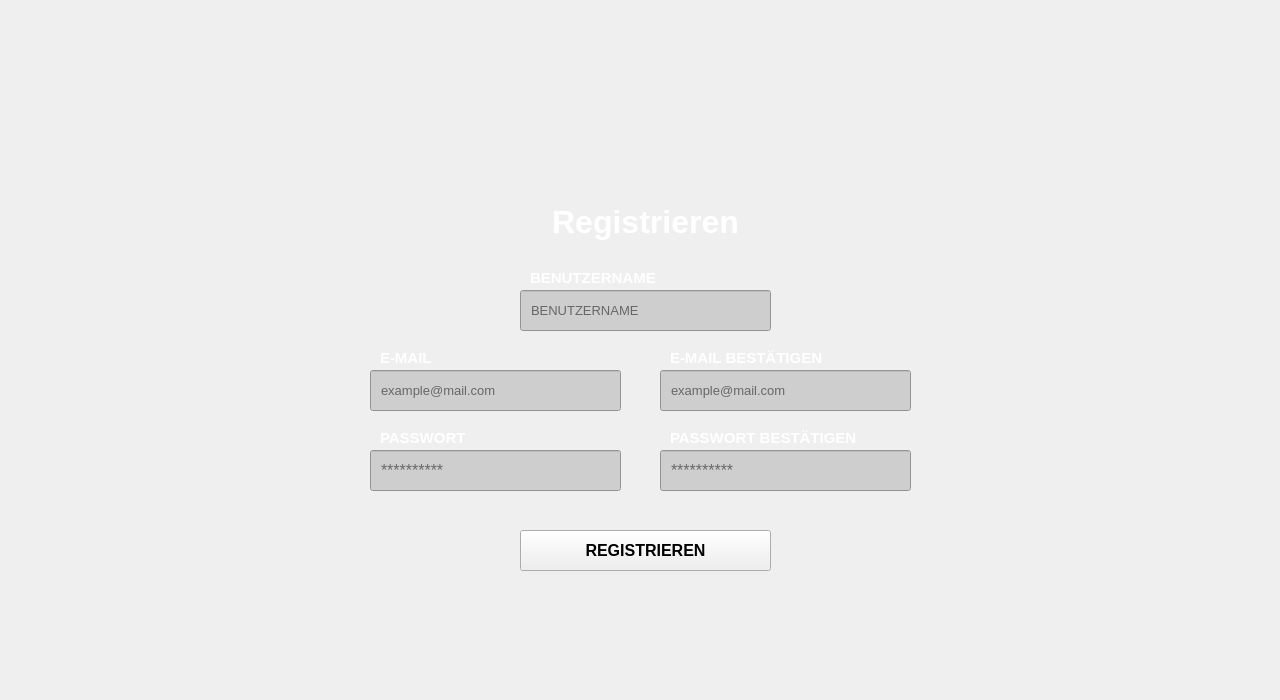
<?xml version="1.0" encoding="UTF-8"?>
<ui version="4.0">
 <class>Registration</class>
 <widget class="QWidget" name="Registration">
  <property name="geometry">
   <rect>
    <x>0</x>
    <y>0</y>
    <width>1280</width>
    <height>700</height>
   </rect>
  </property>
  <property name="windowTitle">
   <string>Form</string>
  </property>
  <widget class="QLabel" name="register_password_label">
   <property name="geometry">
    <rect>
     <x>380</x>
     <y>430</y>
     <width>241</width>
     <height>16</height>
    </rect>
   </property>
   <property name="font">
    <font>
     <pointsize>11</pointsize>
     <bold>true</bold>
    </font>
   </property>
   <property name="styleSheet">
    <string notr="true">color: rgb(255, 255, 255);</string>
   </property>
   <property name="text">
    <string>PASSWORT</string>
   </property>
  </widget>
  <widget class="QLabel" name="register_name_label">
   <property name="geometry">
    <rect>
     <x>530</x>
     <y>270</y>
     <width>241</width>
     <height>16</height>
    </rect>
   </property>
   <property name="font">
    <font>
     <pointsize>11</pointsize>
     <bold>true</bold>
    </font>
   </property>
   <property name="styleSheet">
    <string notr="true">color: rgb(255, 255, 255);</string>
   </property>
   <property name="text">
    <string>BENUTZERNAME</string>
   </property>
  </widget>
  <widget class="QLabel" name="register_email_confirm_label">
   <property name="geometry">
    <rect>
     <x>670</x>
     <y>350</y>
     <width>241</width>
     <height>16</height>
    </rect>
   </property>
   <property name="font">
    <font>
     <pointsize>11</pointsize>
     <bold>true</bold>
    </font>
   </property>
   <property name="styleSheet">
    <string notr="true">color: rgb(255, 255, 255);</string>
   </property>
   <property name="text">
    <string>E-MAIL BESTÄTIGEN</string>
   </property>
  </widget>
  <widget class="QLabel" name="label_2">
   <property name="geometry">
    <rect>
     <x>445</x>
     <y>110</y>
     <width>401</width>
     <height>95</height>
    </rect>
   </property>
   <property name="text">
    <string/>
   </property>
   <property name="pixmap">
    <pixmap resource="resources.qrc">:/logo/img/logo.png</pixmap>
   </property>
  </widget>
  <widget class="QLineEdit" name="register_name">
   <property name="geometry">
    <rect>
     <x>520</x>
     <y>290</y>
     <width>251</width>
     <height>41</height>
    </rect>
   </property>
   <property name="font">
    <font>
     <pointsize>10</pointsize>
    </font>
   </property>
   <property name="toolTip">
    <string>Deine E-Mailadresse</string>
   </property>
   <property name="styleSheet">
    <string notr="true">padding-left: 8px;
background-color: rgb(206, 206, 206);</string>
   </property>
   <property name="text">
    <string/>
   </property>
   <property name="placeholderText">
    <string>BENUTZERNAME</string>
   </property>
  </widget>
  <widget class="QLabel" name="register_email_label">
   <property name="geometry">
    <rect>
     <x>380</x>
     <y>350</y>
     <width>241</width>
     <height>16</height>
    </rect>
   </property>
   <property name="font">
    <font>
     <pointsize>11</pointsize>
     <bold>true</bold>
    </font>
   </property>
   <property name="styleSheet">
    <string notr="true">color: rgb(255, 255, 255);</string>
   </property>
   <property name="text">
    <string>E-MAIL</string>
   </property>
  </widget>
  <widget class="QLabel" name="register_subtitle">
   <property name="geometry">
    <rect>
     <x>360</x>
     <y>196</y>
     <width>571</width>
     <height>51</height>
    </rect>
   </property>
   <property name="font">
    <font>
     <pointsize>24</pointsize>
     <bold>true</bold>
    </font>
   </property>
   <property name="styleSheet">
    <string notr="true">background-color: transparent;
color: rgb(255, 255, 255);</string>
   </property>
   <property name="text">
    <string>Registrieren</string>
   </property>
   <property name="alignment">
    <set>Qt::AlignmentFlag::AlignCenter</set>
   </property>
  </widget>
  <widget class="QLineEdit" name="register_password">
   <property name="geometry">
    <rect>
     <x>370</x>
     <y>450</y>
     <width>251</width>
     <height>41</height>
    </rect>
   </property>
   <property name="font">
    <font>
     <pointsize>12</pointsize>
    </font>
   </property>
   <property name="toolTip">
    <string>Dein persönliches Passwort</string>
   </property>
   <property name="styleSheet">
    <string notr="true">padding-left: 8px;
background-color: rgb(206, 206, 206);</string>
   </property>
   <property name="text">
    <string/>
   </property>
   <property name="echoMode">
    <enum>QLineEdit::EchoMode::PasswordEchoOnEdit</enum>
   </property>
   <property name="placeholderText">
    <string>**********</string>
   </property>
  </widget>
  <widget class="QPushButton" name="register_pB_register">
   <property name="geometry">
    <rect>
     <x>520</x>
     <y>530</y>
     <width>251</width>
     <height>41</height>
    </rect>
   </property>
   <property name="font">
    <font>
     <pointsize>12</pointsize>
     <bold>true</bold>
    </font>
   </property>
   <property name="text">
    <string>REGISTRIEREN</string>
   </property>
  </widget>
  <widget class="QLabel" name="register_password_confirm_label">
   <property name="geometry">
    <rect>
     <x>670</x>
     <y>430</y>
     <width>241</width>
     <height>16</height>
    </rect>
   </property>
   <property name="font">
    <font>
     <pointsize>11</pointsize>
     <bold>true</bold>
    </font>
   </property>
   <property name="styleSheet">
    <string notr="true">color: rgb(255, 255, 255);</string>
   </property>
   <property name="text">
    <string>PASSWORT BESTÄTIGEN</string>
   </property>
  </widget>
  <widget class="QLineEdit" name="register_email_confirm">
   <property name="geometry">
    <rect>
     <x>660</x>
     <y>370</y>
     <width>251</width>
     <height>41</height>
    </rect>
   </property>
   <property name="font">
    <font>
     <pointsize>10</pointsize>
    </font>
   </property>
   <property name="toolTip">
    <string>Deine E-Mailadresse</string>
   </property>
   <property name="styleSheet">
    <string notr="true">padding-left: 8px;
background-color: rgb(206, 206, 206);</string>
   </property>
   <property name="text">
    <string/>
   </property>
   <property name="placeholderText">
    <string>example@mail.com</string>
   </property>
  </widget>
  <widget class="QLineEdit" name="register_password_confirm">
   <property name="geometry">
    <rect>
     <x>660</x>
     <y>450</y>
     <width>251</width>
     <height>41</height>
    </rect>
   </property>
   <property name="font">
    <font>
     <pointsize>12</pointsize>
    </font>
   </property>
   <property name="toolTip">
    <string>Dein persönliches Passwort</string>
   </property>
   <property name="styleSheet">
    <string notr="true">padding-left: 8px;
background-color: rgb(206, 206, 206);</string>
   </property>
   <property name="text">
    <string/>
   </property>
   <property name="echoMode">
    <enum>QLineEdit::EchoMode::PasswordEchoOnEdit</enum>
   </property>
   <property name="placeholderText">
    <string>**********</string>
   </property>
  </widget>
  <widget class="QLineEdit" name="register_email">
   <property name="geometry">
    <rect>
     <x>370</x>
     <y>370</y>
     <width>251</width>
     <height>41</height>
    </rect>
   </property>
   <property name="font">
    <font>
     <pointsize>10</pointsize>
    </font>
   </property>
   <property name="toolTip">
    <string>Deine E-Mailadresse</string>
   </property>
   <property name="styleSheet">
    <string notr="true">padding-left: 8px;
background-color: rgb(206, 206, 206);</string>
   </property>
   <property name="text">
    <string/>
   </property>
   <property name="placeholderText">
    <string>example@mail.com</string>
   </property>
  </widget>
 </widget>
 <resources>
  <include location="resources.qrc"/>
 </resources>
 <connections/>
</ui>
